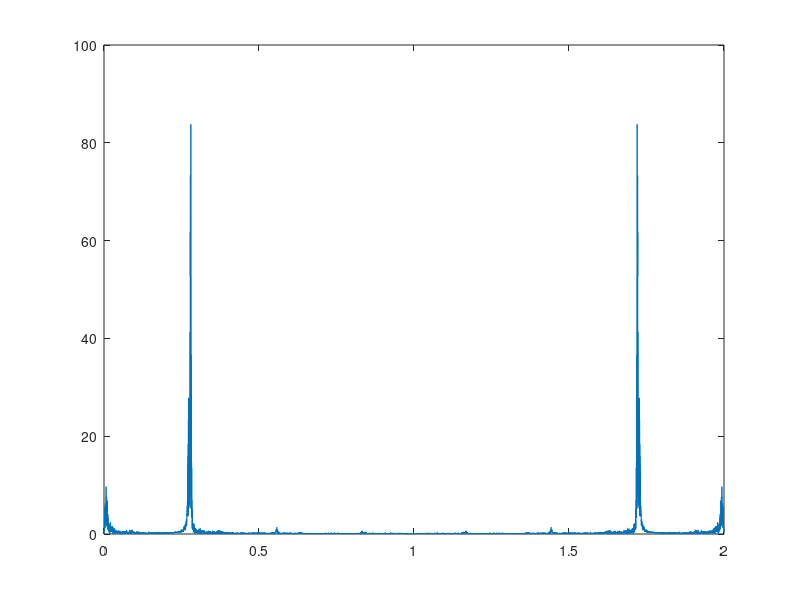
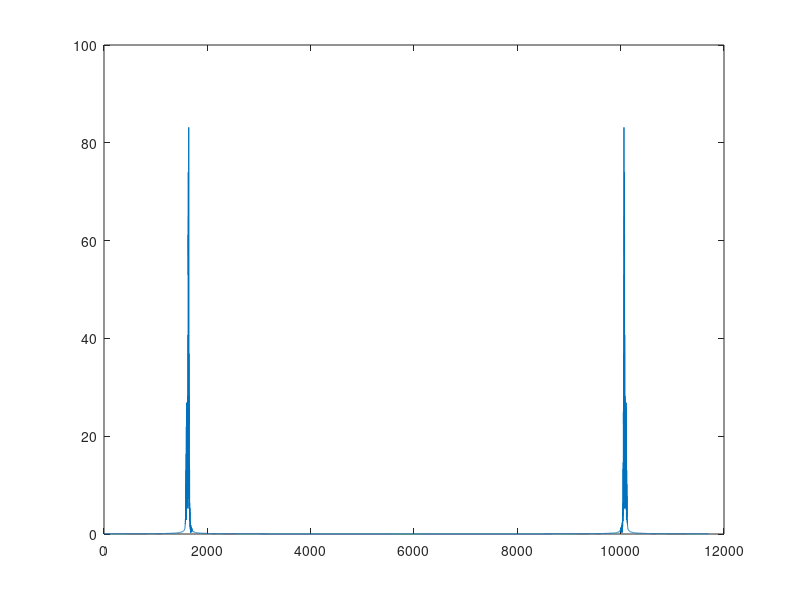

The MATLAB script that drew these images, in order: (Note: this script raises an error after producing the figures.)
load whistle.mat

Fs=8000;
w = detrend(y(2, 4300:end));
len = length(w);
x = 0:2/len:1.9999999999;

freq_dom = 0.28;
B = 0.01;

[LPb, LPa] = butter(5, 0.2, 'high');
[BPb,BPa] = butter(5, [freq_dom-B freq_dom+B]);

%w = filtfilt(HPb, HPa, w);
%w = detrend(w, 'constant');
w_filt = filtfilt(BPb, BPa, w);

figure(1);
plot(x,abs(fft(w)));
figure(2);
plot(abs(fft(w_filt)));

E_tot = sig_pow(w)
E_dom = sig_pow(w_filt)

distorsion_time = 1-E_dom/E_tot

w_fft = fft(w);

E_tot = sig_pow(w_fft)
w_fft_dom = [w_fft(floor((freq_dom-B)*len/2):floor((freq_dom+B)*len/2)) w_fft(floor(len-(freq_dom+B)*len/2):floor(len-(freq_dom-B)*len/2))];
E_dom = sum(abs(w_fft_dom).^2)/len;

distorsion_freq = 1- E_dom/E_tot


%{
lambada = [];
for i = (1:50)
    [th, P, lam, epsi] = sig2ar(w',i);
    lambada = [lambada lam];
end
figure(4);
plot(lambada);
%}


na = 2
[th, P, lam, epsi] = sig2ar(w',na);
rr = roots([1 th'])
root_angle = angle(roots([1 th']))*2./pi
root_abs = abs(rr)
A = 0.1;
est = rand(na,1)*A;
for i = na+1:len-na
    if(mod(i, 1) == 0)
        est = [est; est(i-1:-1:i-na)'*-th+randn(1)*A];
    else
        est = [est; est(i-1:-1:i-na)'*-th];
    end
end
figure(5);
plot(abs(fft(detrend(filtfilt(BPb,BPa,est), 'constant'))));
plot(est);
%sound(est*0.1);
%sound(w);
figure(3);
plot(abs(fft(filter(1,th,[zeros(200, 1); 1; zeros(200,1)]))));
[b,a] = arma2spec(1, th', 1);
est2 = filter(b,a,randn(10000,1).*(rem((1:10000),10)==0)'*0.1);
figure(6);
plot(psd(spectrum.welch, (w)));
figure(7);
plot(psd(spectrum.welch, (est)));
%plot(abs(fft(est2)));